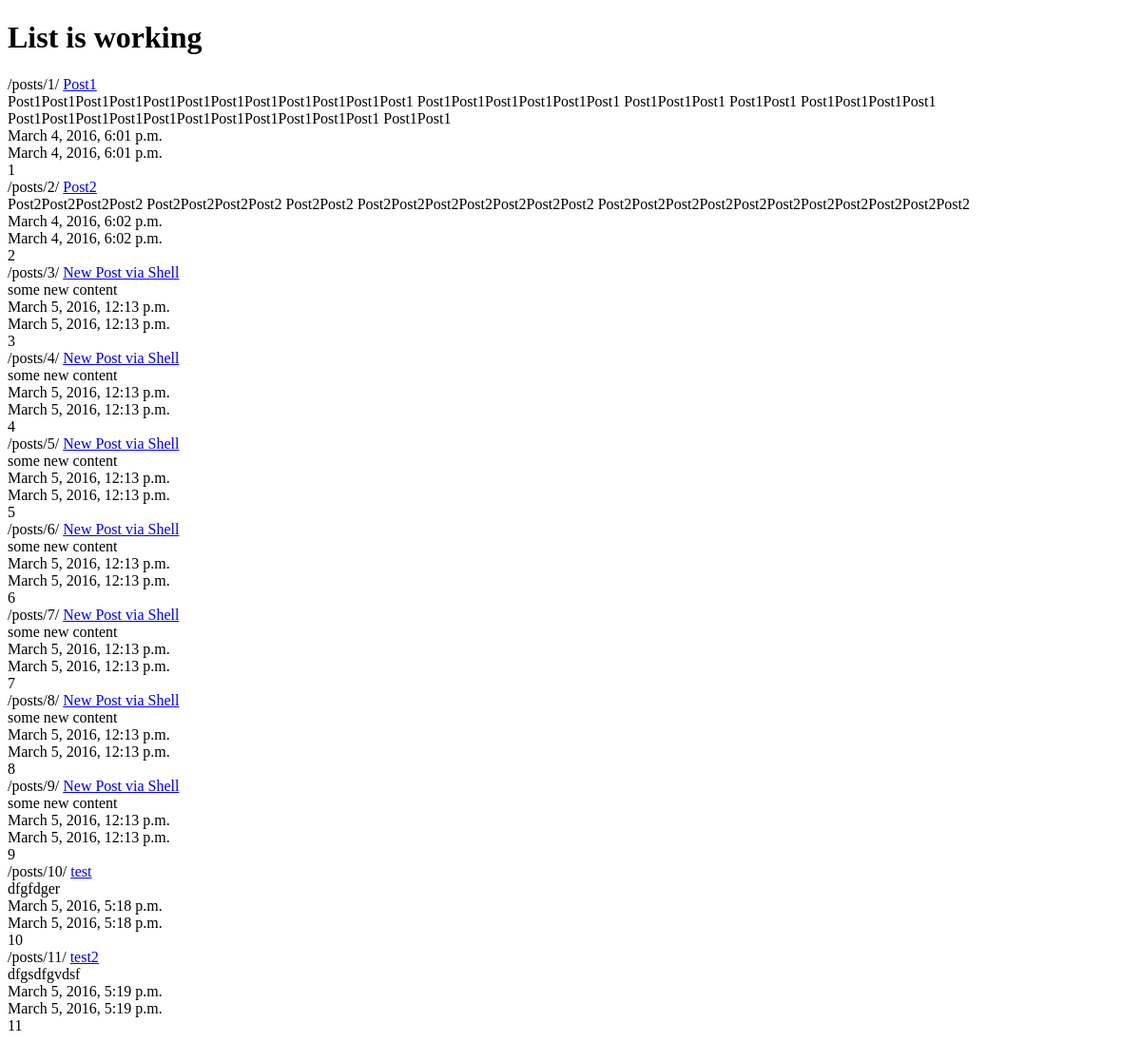
The app's page /posts/, older data.
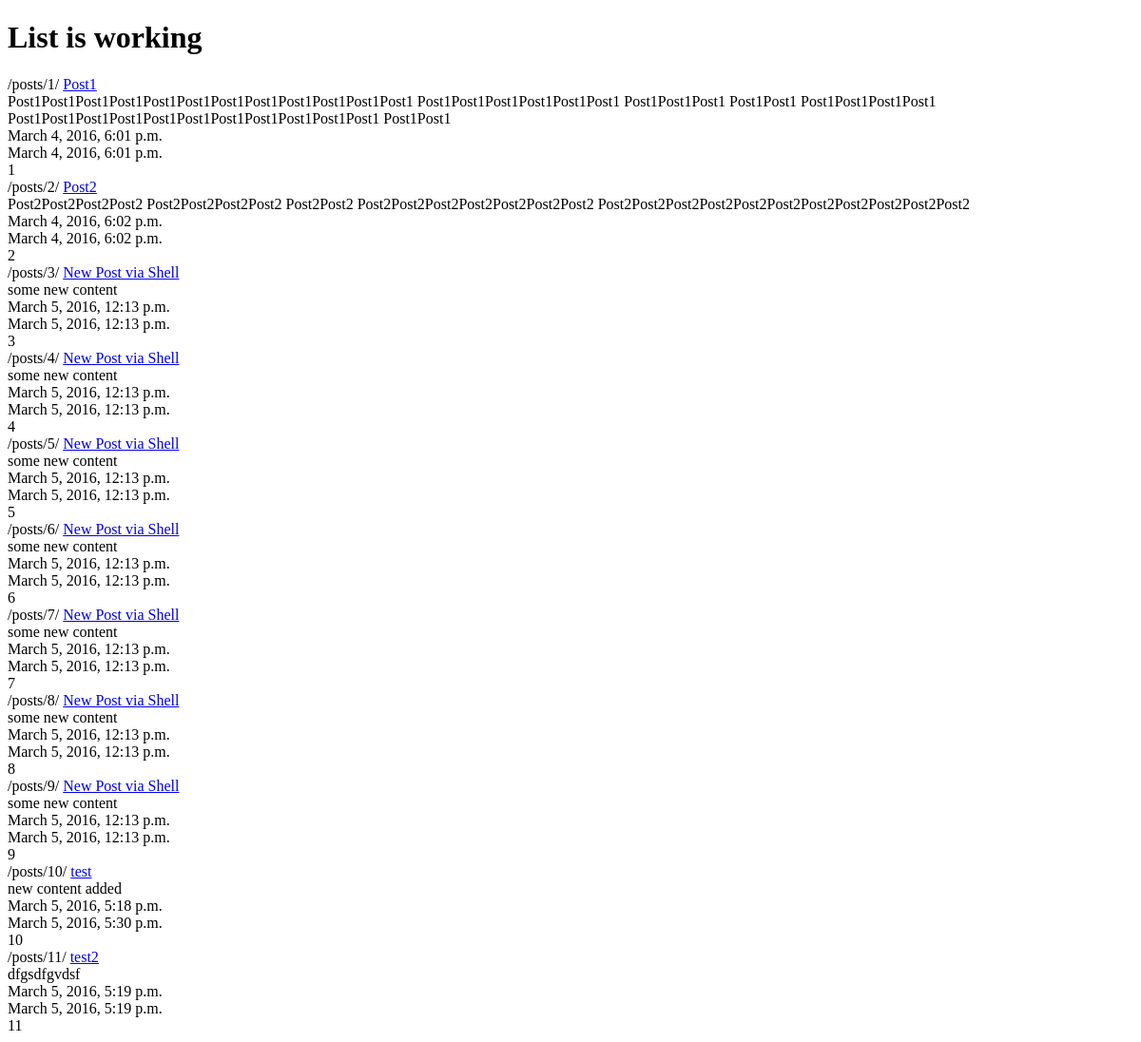
The same page, newer data.
### posts/models.py (models this page shows, shortened)
class Post(models.Model):
    title = models.CharField(max_length=120)
    content = models.TextField()
    timestamp = models.DateTimeField(auto_now=False, auto_now_add=True)
    updated = models.DateTimeField(auto_now=True, auto_now_add=False)
    def get_absolute_url(self):
        return reverse('posts:detail', kwargs={'id': self.id})

### posts/views.py (the view)
def post_list(request):
    queryset = Post.objects.all()
    context = {
            'title': 'List',
            'object_list': queryset
         }
    return render(request, "index.html", context)

### templates/index.html (shortened to what this page needs)
<!DOCTYPE html>
<html lang="en">
<head>
</head>
<body>
<h1>{{ title }} is working</h1>
{% for obj in object_list %}
    {% url 'posts:detail' id=obj.id %}
    <a href="{{ obj.get_absolute_url }}">{{ obj.title }}</a><br>
    {{ obj.content }}<br>
    {{ obj.timestamp }}<br>
    {{ obj.updated }}<br>
    {{ obj.id }}<br>
{% endfor %}
</body>
</html>

Row changes from the older to the newer data that the page shows:
changed Post "/posts/10/": content "dfgfdger" → "new content added"; updated "March 5, 2016, 5:18 p.m." → "March 5, 2016, 5:30 p.m."
